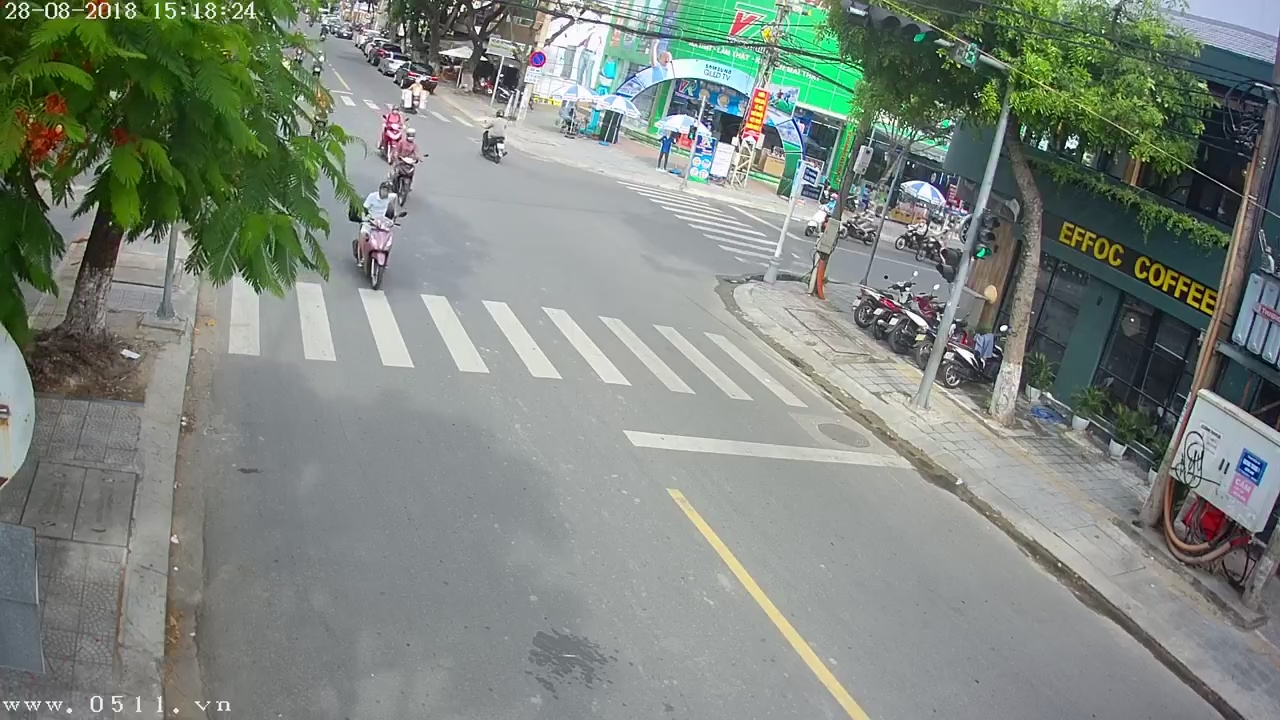
#> input picture image.JPG, 1280 x 720 px, found by its file name
$ python DetectLine.py   (older library calls are emulated)
#> lines starting #> are read from the running program, lines starting #| are printed output that depends on the picture; after the words box and inside, x2 and y2 are one past the last pixel; in counts of white or black regions, pixels touching at a corner belong together
import cv2

image = cv2.imread("D:/Python/DoAn/TrackingTraffic/Traffic-Tracking/image.JPG")
#> image is the input picture: shape (720, 1280, 3); mean B, G, R 126.1, 134.4, 125.9

gray = cv2.cvtColor(image, cv2.COLOR_BGR2GRAY)
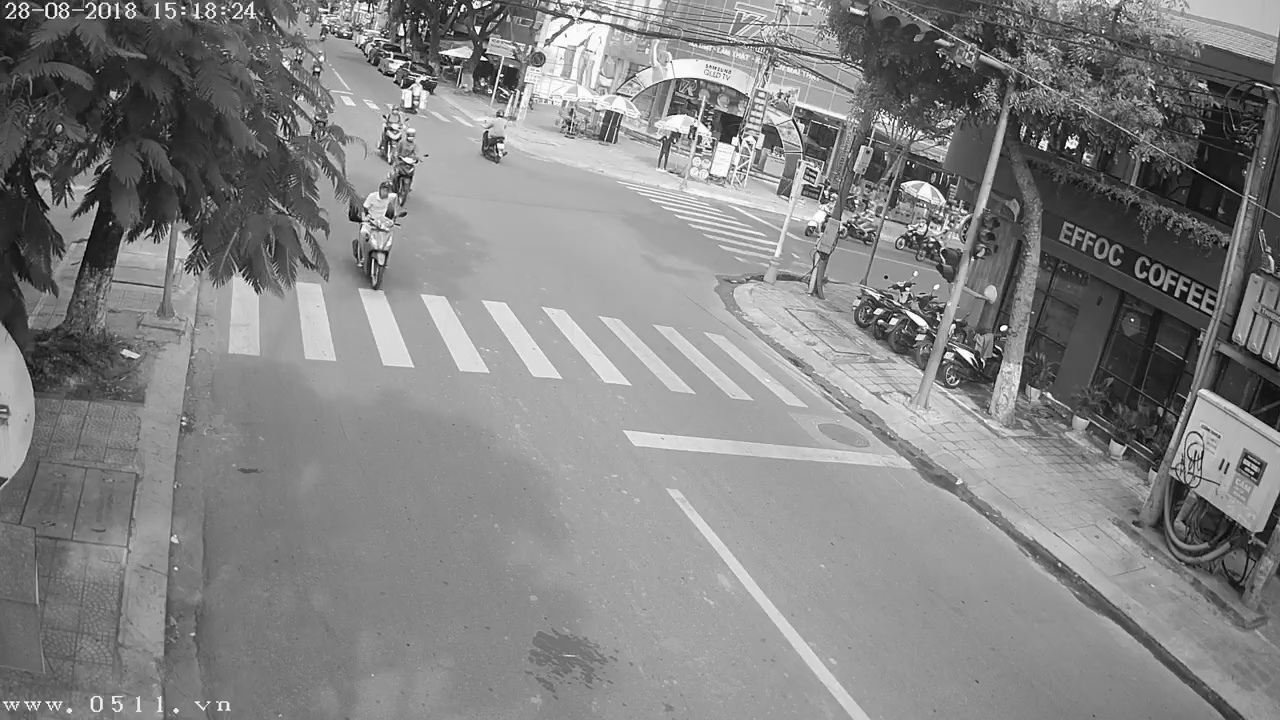
#> gray: shape (720, 1280); min 0, max 255, mean 130.9
blur = cv2.GaussianBlur(gray, (3,3), 0)
ret, im_th = cv2.threshold(blur, 180, 255, cv2.THRESH_BINARY)
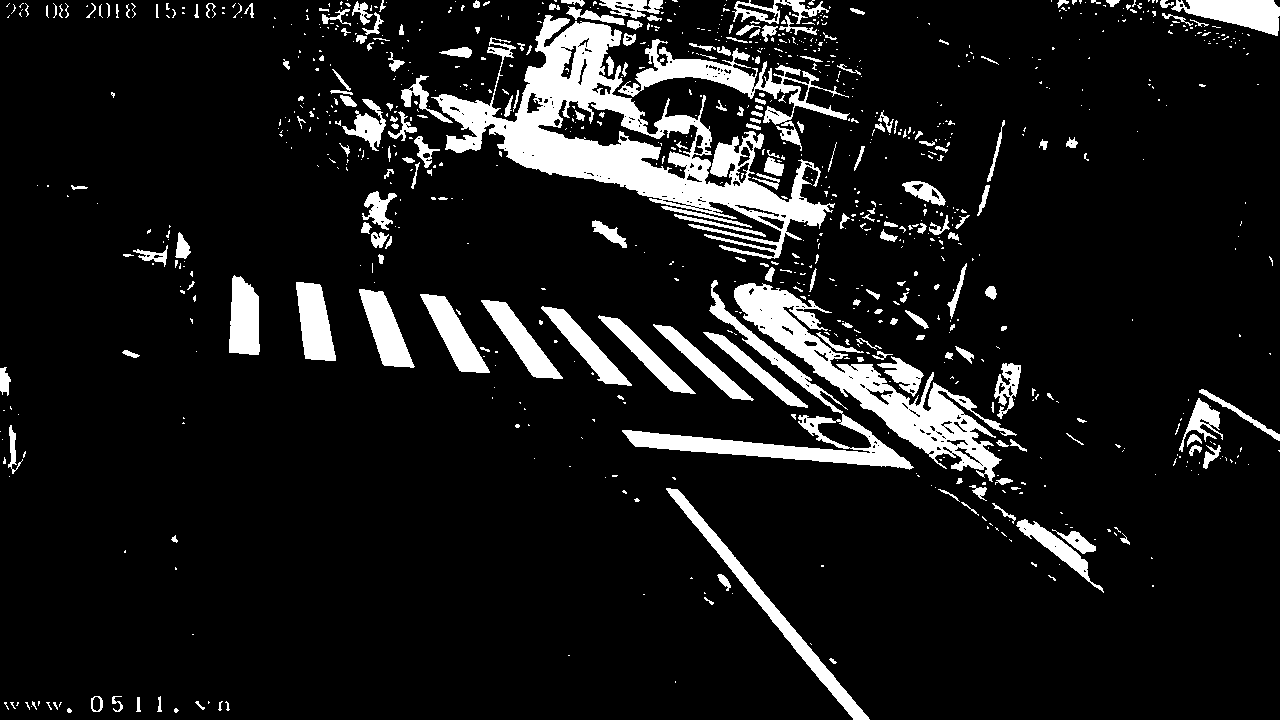
#> im_th: shape (720, 1280); 10.4% white; 932 white regions (713 under 20 px), largest, box (x1, y1, x2, y2) and area: (431, 15, 835, 259) 25385, (734, 283, 1017, 482) 11379, (622, 280, 914, 470) 6672
canny = cv2.Canny(im_th, 90, 200)
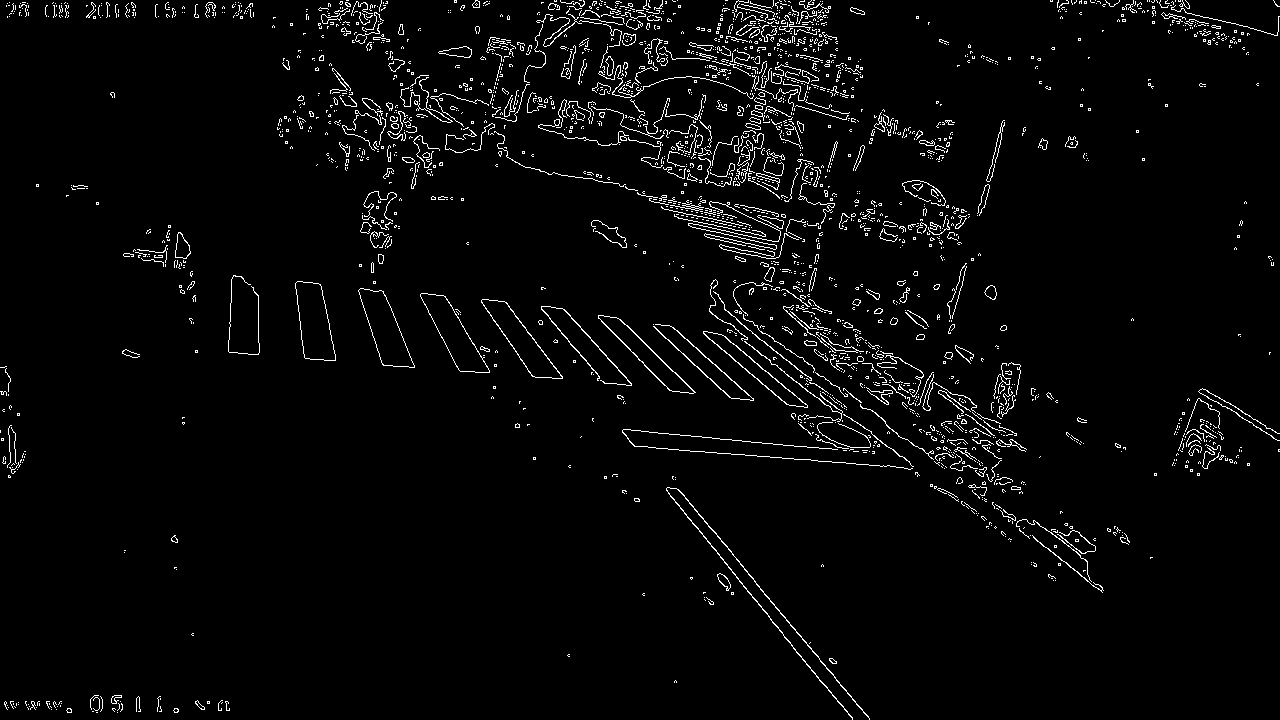
#> canny: shape (720, 1280); 3.1% white in thin lines or dots
_, contours, _ = cv2.findContours(canny, cv2.RETR_EXTERNAL, cv2.CHAIN_APPROX_SIMPLE)
#> contours = 2289 contours, 2218 with area under 20; largest, box (x1, y1, x2, y2) and area: (295, 281, 336, 361) 2181, (358, 288, 415, 368) 2146, (420, 293, 490, 373) 2124, (481, 299, 563, 379) 2066, (598, 315, 696, 394) 1694

rects = [cv2.boundingRect(con) for con in contours]
#> rects = 2289 items, first 6: (117, 712, 1, 1), (96, 712, 2, 1), (92, 711, 2, 1), (56, 709, 1, 1), (51, 709, 1, 1), (173, 708, 6, 5)

for rect in rects:
    if rect[2] > 5*rect[3] and rect[3] > 30:
        cv2.rectangle(gray, (rect[0], rect[1]), (rect[0] + rect[2], rect[1] + rect[3]), (0, 255, 0), 1)
        print(rect)
#> this loop made 2289 passes
#| (622, 429, 291, 41)
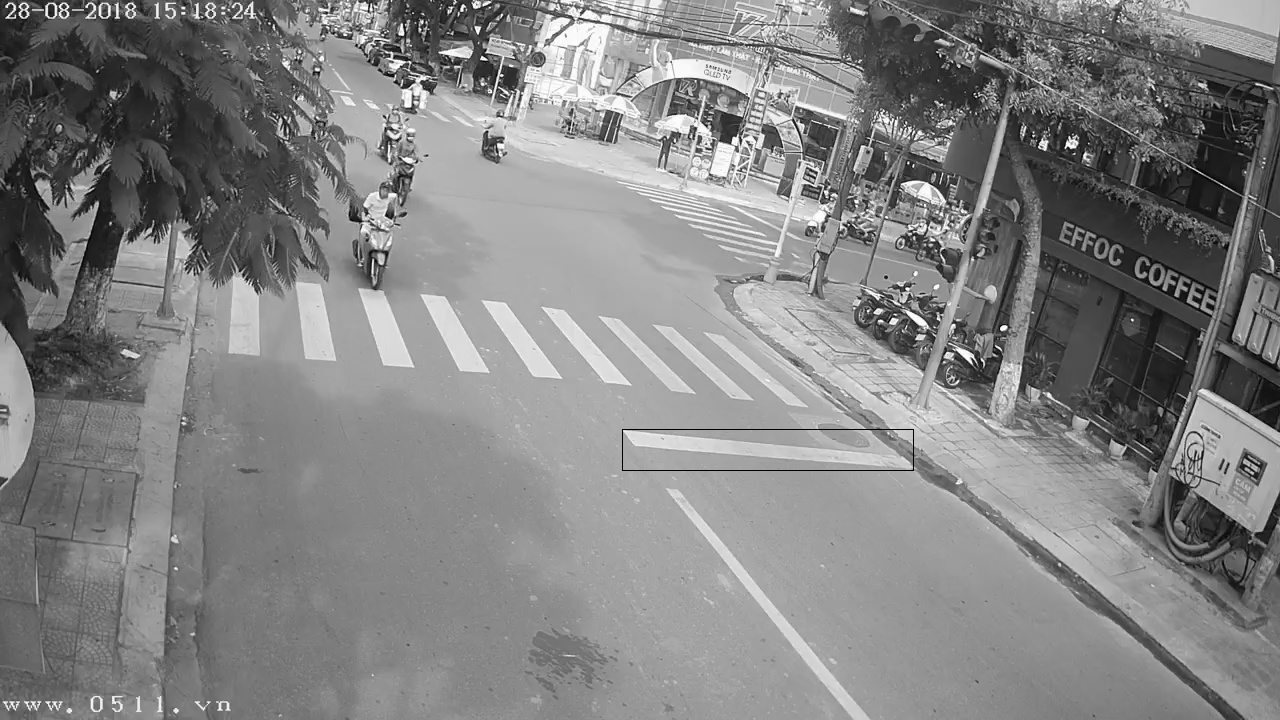
#> gray: shape (720, 1280); 0.07% of pixels changed, all inside (x1, y1, x2, y2) = (622, 429, 914, 471)
cv2.imshow("image", gray)
cv2.waitKey(0)
cv2.destroyAllWindows()

$ run again, with yellowLight.JPG copied over image.JPG
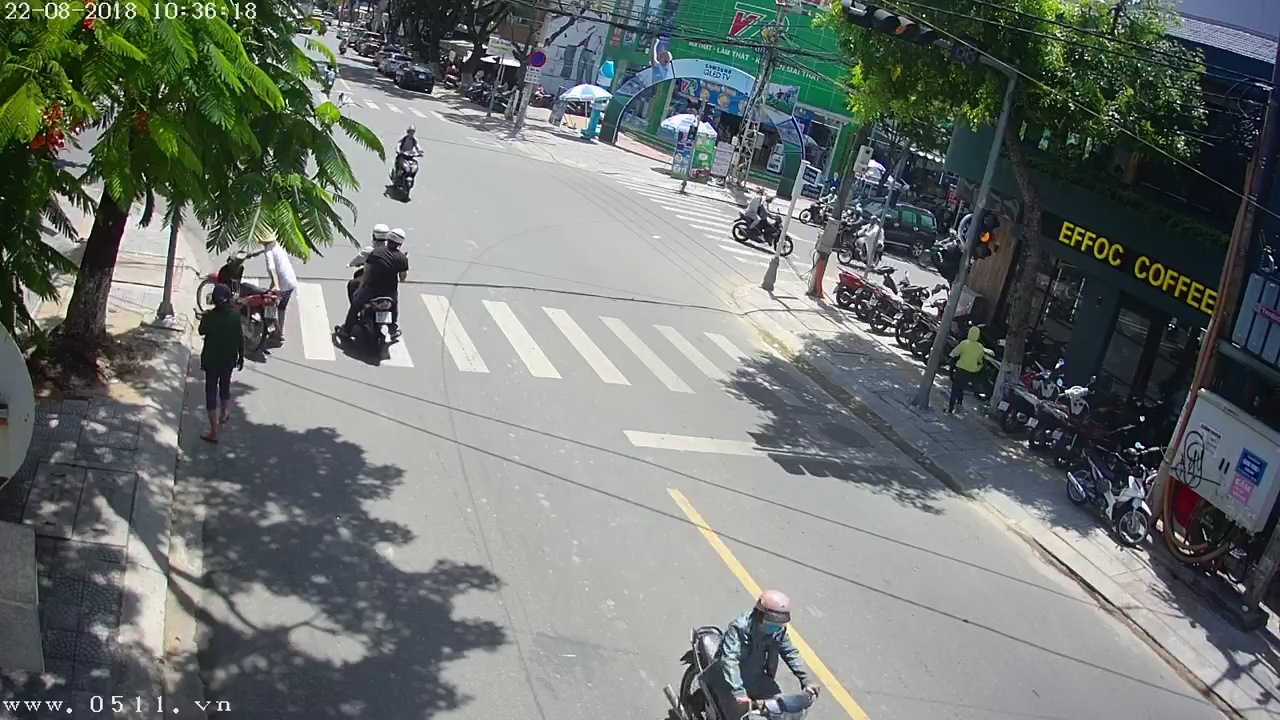
#> input picture yellowLight.JPG, 1280 x 720 px, found by its file name
#> image is the input picture: shape (720, 1280, 3); mean B, G, R 112.8, 116.2, 109.9
#> `ret, im_th = cv2.threshold(blur, 180, 255, cv2.THRESH_BINARY)`:
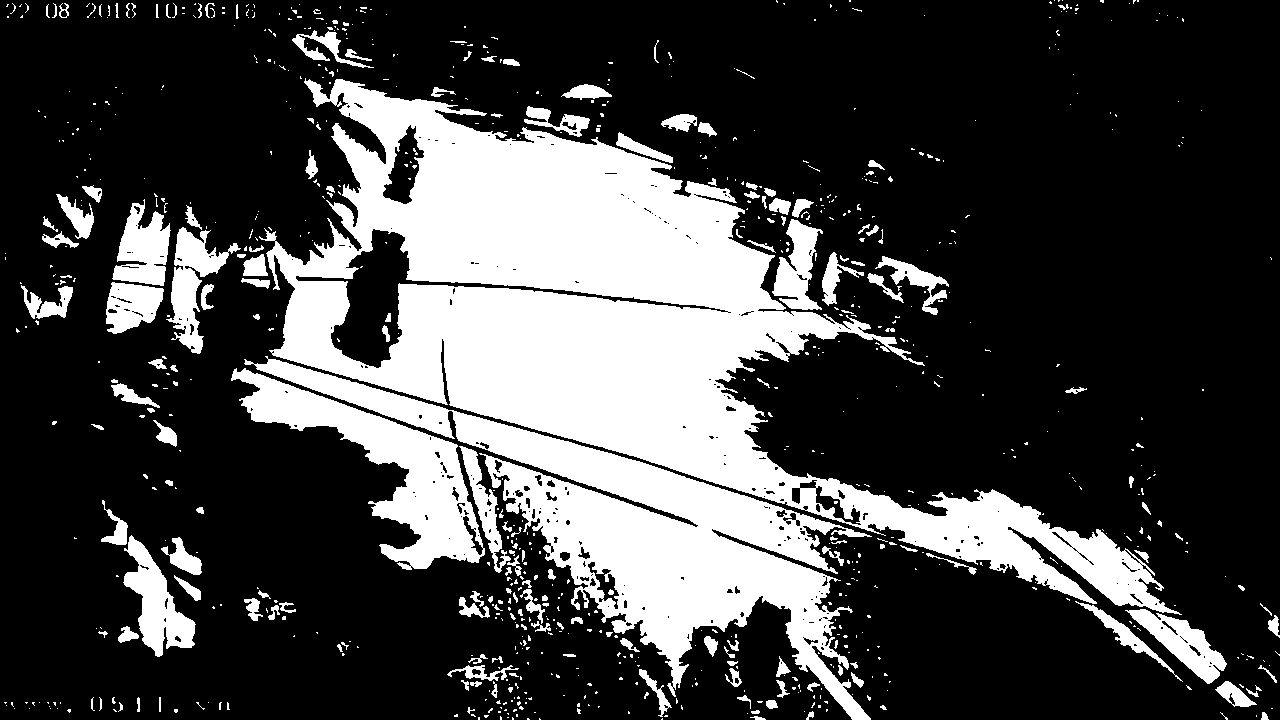
#> im_th: shape (720, 1280); 26.7% white; 843 white regions (656 under 20 px), largest, box (x1, y1, x2, y2) and area: (259, 78, 1182, 615) 138719, (244, 356, 872, 720) 49556, (231, 368, 485, 570) 14927
#> `canny = cv2.Canny(im_th, 90, 200)`:
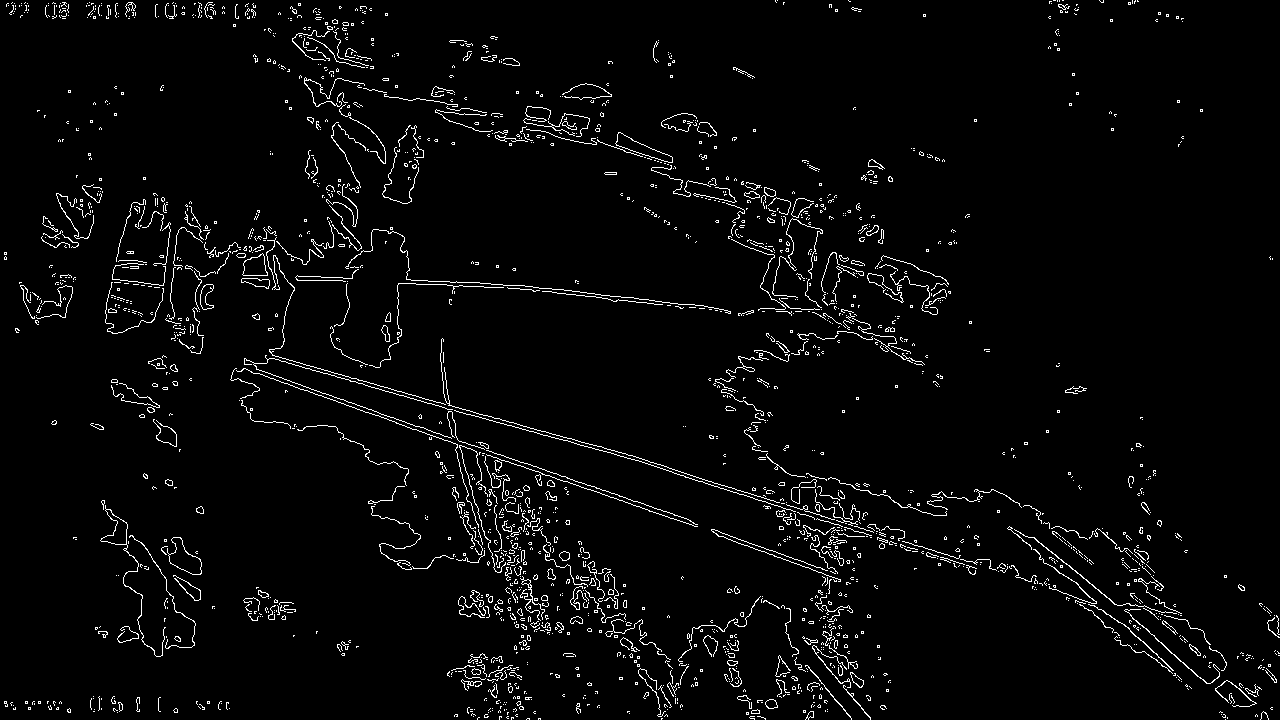
#> canny: shape (720, 1280); 3.2% white in thin lines or dots
#> contours = 2033 contours, 1964 with area under 20; largest, box (x1, y1, x2, y2) and area: (167, 537, 202, 575) 637, (615, 132, 673, 163) 531, (100, 505, 166, 657) 454, (242, 253, 268, 276) 388, (200, 284, 214, 310) 188
#> rects = 2033 items, first 6: (1225, 719, 1, 1), (661, 718, 2, 2), (538, 718, 3, 2), (526, 718, 4, 2), (1227, 717, 1, 2), (511, 717, 3, 3)
#> the loop `for rect in rects:` made 2033 passes
